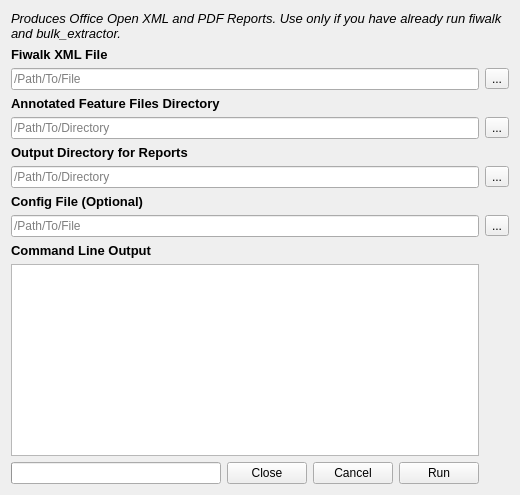
      <widget class="QWidget" name="reportsTab">
       <attribute name="title">
        <string>Reports</string>
       </attribute>
       <layout class="QGridLayout" name="gridLayout_2">
        <item row="0" column="0" colspan="5">
         <widget class="QLabel" name="reportsHeaderLabel">
          <property name="font">
           <font>
            <pointsize>10</pointsize>
            <italic>true</italic>
           </font>
          </property>
          <property name="text">
           <string>Produces Office Open XML and PDF Reports. Use only if you have already run fiwalk and bulk_extractor.</string>
          </property>
          <property name="wordWrap">
           <bool>true</bool>
          </property>
         </widget>
        </item>
        <item row="1" column="0">
         <widget class="QLabel" name="reportsFiwalkLabel">
          <property name="font">
           <font>
            <pointsize>10</pointsize>
            <weight>75</weight>
            <bold>true</bold>
           </font>
          </property>
          <property name="text">
           <string>Fiwalk XML File</string>
          </property>
         </widget>
        </item>
        <item row="2" column="4">
         <widget class="QToolButton" name="reportsFiwalkToolButton">
          <property name="text">
           <string>...</string>
          </property>
         </widget>
        </item>
        <item row="3" column="0">
         <widget class="QLabel" name="reportsAnnDirLabel">
          <property name="font">
           <font>
            <pointsize>10</pointsize>
            <weight>75</weight>
            <bold>true</bold>
           </font>
          </property>
          <property name="text">
           <string>Annotated Feature Files Directory</string>
          </property>
         </widget>
        </item>
        <item row="4" column="4">
         <widget class="QToolButton" name="reportsAnnDirToolButton">
          <property name="text">
           <string>...</string>
          </property>
         </widget>
        </item>
        <item row="5" column="0">
         <widget class="QLabel" name="reportsOutDirLabel">
          <property name="font">
           <font>
            <pointsize>10</pointsize>
            <weight>75</weight>
            <bold>true</bold>
           </font>
          </property>
          <property name="text">
           <string>Output Directory for Reports</string>
          </property>
         </widget>
        </item>
        <item row="6" column="4">
         <widget class="QToolButton" name="reportsOutDirToolButton">
          <property name="text">
           <string>...</string>
          </property>
         </widget>
        </item>
        <item row="7" column="0">
         <widget class="QLabel" name="reportsConfigLabel">
          <property name="font">
           <font>
            <pointsize>10</pointsize>
            <weight>75</weight>
            <bold>true</bold>
           </font>
          </property>
          <property name="text">
           <string>Config File (Optional)</string>
          </property>
         </widget>
        </item>
        <item row="8" column="4">
         <widget class="QToolButton" name="reportsCOnfigFileToolButton">
          <property name="text">
           <string>...</string>
          </property>
         </widget>
        </item>
        <item row="9" column="0">
         <widget class="QLabel" name="reportsTextEditLabel">
          <property name="font">
           <font>
            <pointsize>10</pointsize>
            <weight>75</weight>
            <bold>true</bold>
           </font>
          </property>
          <property name="text">
           <string>Command Line Output</string>
          </property>
         </widget>
        </item>
        <item row="11" column="0">
         <widget class="QProgressBar" name="reportsProgress">
          <property name="maximum">
           <number>1</number>
          </property>
          <property name="value">
           <number>-1</number>
          </property>
         </widget>
        </item>
        <item row="11" column="1">
         <widget class="QPushButton" name="reportsClose">
          <property name="sizePolicy">
           <sizepolicy hsizetype="Fixed" vsizetype="Fixed">
            <horstretch>0</horstretch>
            <verstretch>0</verstretch>
           </sizepolicy>
          </property>
          <property name="text">
           <string>Close</string>
          </property>
         </widget>
        </item>
        <item row="11" column="2">
         <widget class="QPushButton" name="reportsCancel">
          <property name="sizePolicy">
           <sizepolicy hsizetype="Fixed" vsizetype="Fixed">
            <horstretch>0</horstretch>
            <verstretch>0</verstretch>
           </sizepolicy>
          </property>
          <property name="text">
           <string>Cancel</string>
          </property>
         </widget>
        </item>
        <item row="11" column="3">
         <widget class="QPushButton" name="reportsRun">
          <property name="sizePolicy">
           <sizepolicy hsizetype="Fixed" vsizetype="Fixed">
            <horstretch>0</horstretch>
            <verstretch>0</verstretch>
           </sizepolicy>
          </property>
          <property name="text">
           <string>Run</string>
          </property>
         </widget>
        </item>
        <item row="10" column="0" colspan="4">
         <widget class="QTextEdit" name="reportsTextEdit">
          <property name="autoFillBackground">
           <bool>true</bool>
          </property>
          <property name="textInteractionFlags">
           <set>Qt::TextSelectableByKeyboard|Qt::TextSelectableByMouse</set>
          </property>
         </widget>
        </item>
        <item row="8" column="0" colspan="4">
         <widget class="QLineEdit" name="reportsConfigLineEdit">
          <property name="placeholderText">
           <string>/Path/To/File</string>
          </property>
         </widget>
        </item>
        <item row="6" column="0" colspan="4">
         <widget class="QLineEdit" name="reportsOutDirLineEdit">
          <property name="placeholderText">
           <string>/Path/To/Directory</string>
          </property>
         </widget>
        </item>
        <item row="4" column="0" colspan="4">
         <widget class="QLineEdit" name="reportsAnnDirLineEdit">
          <property name="text">
           <string/>
          </property>
          <property name="placeholderText">
           <string>/Path/To/Directory</string>
          </property>
         </widget>
        </item>
        <item row="2" column="0" colspan="4">
         <widget class="QLineEdit" name="reportsFiwalkLineEdit">
          <property name="text">
           <string/>
          </property>
          <property name="placeholderText">
           <string>/Path/To/File</string>
          </property>
         </widget>
        </item>
       </layout>
      </widget>
